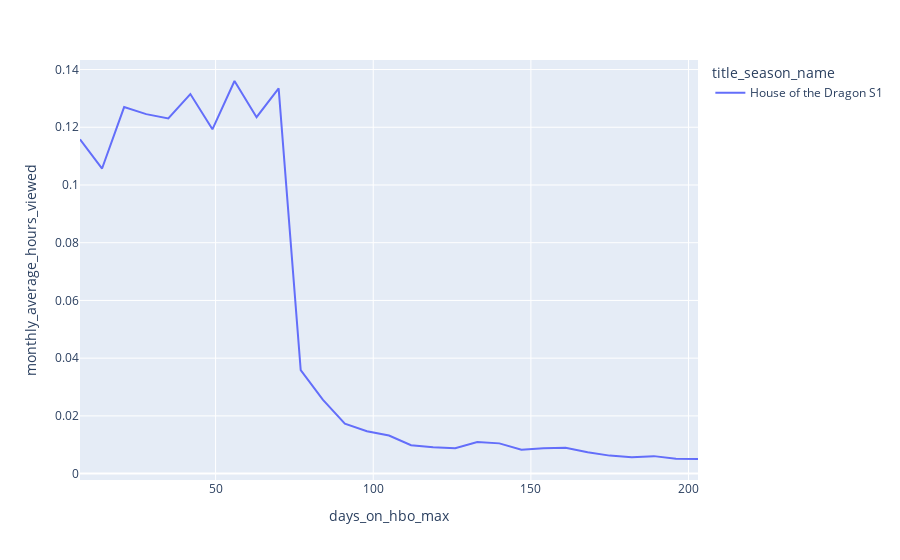

Notebook code cell kept with this figure:
### Code cell
plot_df = monthly_data[monthly_data['title_name'] == 'House of the Dragon']
fig = px.line(plot_df, x="days_on_hbo_max", y="monthly_average_hours_viewed", color='title_season_name')
fig.show()

### Figure 1 — Plotly figure (JSON) as saved in the notebook; plotly's stock layout.template omitted (floating-point values rounded to 4 significant figures)
{"data": [{"hovertemplate": "title_season_name=House of the Dragon S1<br>days_on_hbo_max=%{x}<br>monthly_average_hours_viewed=%{y}<extra></extra>", "legendgroup": "House of the Dragon S1", "line": {"color": "#636efa", "dash": "solid"}, "marker": {"symbol": "circle"}, "mode": "lines", "name": "House of the Dragon S1", "orientation": "v", "showlegend": true, "type": "scatter", "x": [7, 14, 21, 28, 35, 42, 49, 56, 63, 70, 77, 84, 91, 98, 105, 112, 119, 126, 133, 140, 147, 154, 161, 168, 175, 182, 189, 196, 203], "xaxis": "x", "y": [0.1158, 0.1057, 0.127, 0.1245, 0.1231, 0.1315, 0.1193, 0.136, 0.1235, 0.1335, 0.03585, 0.02563, 0.0173, 0.0147, 0.0132, 0.009851, 0.009099, 0.008832, 0.01093, 0.01048, 0.008245, 0.008809, 0.008972, 0.007379, 0.006236, 0.005687, 0.00606, 0.005153, 0.005066], "yaxis": "y"}], "layout": {"autosize": true, "legend": {"title": {"text": "title_season_name"}, "tracegroupgap": 0}, "margin": {"t": 60}, "xaxis": {"anchor": "y", "autorange": true, "domain": [0, 1], "range": [7, 203], "title": {"text": "days_on_hbo_max"}, "type": "linear"}, "yaxis": {"anchor": "x", "autorange": true, "domain": [0, 1], "range": [-0.002209, 0.1433], "title": {"text": "monthly_average_hours_viewed"}, "type": "linear"}}}
